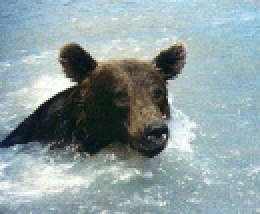
%> input picture source.jpg, 130 x 107 px (shown 2 times larger)
$ octave Task2_notyet_2.m   (GNU Octave 9; MATLAB toolbox functions it lacks are replaced by stand-ins)
%> lines starting %> are read from the running program, lines starting %| are printed output that depends on the picture; in (x1, y1, x2, y2) boxes, pixels count from 0 and x2, y2 are one past the last pixel; in counts of white or black regions, pixels touching at a corner belong together; the program's own positions count from 1
image=imread('source.jpg');
%> image is the input picture: size 107x130x3 uint8; mean R, G, B 141.7, 158.8, 161.4

[h w d]=size(image);
%> h = 107; w = 130; d = 3

U = double(reshape(image,w*h,d))/255;

%%
image_t = imread('target.jpg');
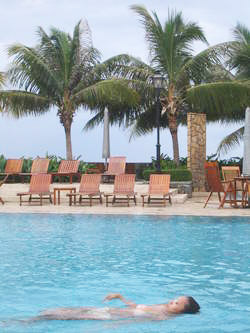
%> input picture target.jpg, 250 x 333 px
%> image_t is the input picture: size 333x250x3 uint8; mean R, G, B 147, 166.3, 172.4
image_s = imread('source.jpg');

image_s = imresize(image_s,0.6);
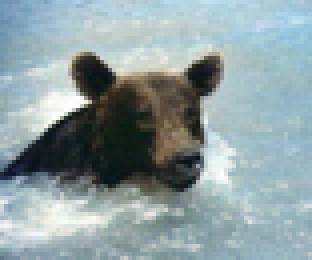
%> image_s: size 65x78x3 uint8 (shown 4 times larger); mean R, G, B 141.7, 158.8, 161.4

target = image_t(231:297,1:80,:);
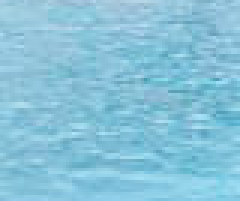
%> target: size 67x80x3 uint8 (shown 3 times larger); mean R, G, B 135, 194.9, 217.5
figure(1);
imshow(target);
target(2:66,2:79,:) = image_s;
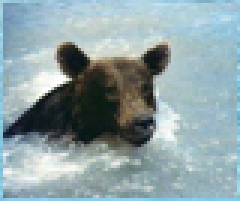
%> target: size 67x80x3 uint8 (shown 3 times larger); mean R, G, B 141.8, 161, 164.8
figure(2);
imshow(target);

[h w d]=size(target);
%> h = 67; w = 80
U = double(reshape(target,w*h,d))/255;
%% Construct gradient matrix
r = [];
c = [];
v = [];
z = 0;


r_s = [];
c_s = [];
v_s = [];

r_ss = [];
c_ss = [];
v_ss = [];

boundary_h = h;
%> boundary_h = 67
boundary_w = w;
%> boundary_w = 80

for k = 1:boundary_h
    j = 1;
    for i = 1:boundary_w-1
        r = [r,(k-1)*(boundary_w-1)+i];
        c = [c,k+(boundary_h*(i-1))];
        v = [ v,-1];

        r = [r,(k-1)*(boundary_w-1)+i];
        c = [c,k+(boundary_h*(i))];
        v = [v,1];
        j = j + boundary_h;
        q = k+(boundary_h*(i-1));
        % for select
        if (mod(q,boundary_h)==1 | mod(q,boundary_h)==0 | q <= boundary_h |  boundary_w*boundary_h-2*boundary_h< q)
            r_s = [r_s,(k-1)*(boundary_w-1)+i];
            c_s = [c_s,k+(boundary_h*(i-1))];
            v_s = [ v_s,-1];

            r_s = [r_s,(k-1)*(boundary_w-1)+i];
            c_s = [c_s,k+(boundary_h*(i))];
            v_s = [v_s,1];

            r_ss = [r_ss,(k-1)*(boundary_w-1)+i];
            c_ss = [c_ss,k+(boundary_h*(i))];
            v_ss = [v_ss,1];
        end


    end
end
%> after the loop, r_s = 576 values from 1 to 5293; r_ss = 288 values from 1 to 5293; v_ss = 288 values from 1 to 1
z = (boundary_w-1)*boundary_h; % 71862 rows, starts at 71863
for k = 1:boundary_w
    j = 1;
    for i = 1:boundary_h-1
        r = [r,(k-1)*(boundary_h-1)+i+z];
        c = [c,j+(k-1)*(boundary_h)];
        v = [ v,1];

        r = [r,(k-1)*(boundary_h-1)+i+z];
        c = [c,j+1+(k-1)*(boundary_h)];
        v = [v,-1];


        q = j+(k-1)*(boundary_h);
        % for select
        if ( mod(q,boundary_h)==1 | mod(q,boundary_h)==boundary_h-1 | q <= boundary_h |  boundary_w*boundary_h-boundary_h< q)
            r_s = [r_s,(k-1)*(boundary_h-1)+i+z];
            c_s = [c_s,j+(k-1)*(boundary_h)];
            v_s = [ v_s,1];

            r_s = [r_s,(k-1)*(boundary_h-1)+i+z];
            c_s = [c_s,j+1+(k-1)*(boundary_h)];
            v_s = [v_s,-1];

            r_ss = [r_ss,(k-1)*(boundary_h-1)+i+z];
            c_ss = [c_ss,j+1+(k-1)*(boundary_h)];
            v_ss = [v_ss,1];
        end
        j = j + 1;

    end
end
G = sparse(r,c,v,(boundary_h-1)*boundary_w+(boundary_w-1)*boundary_h,boundary_h*boundary_w);
S = sparse(r_s,c_s,v_s,(boundary_h-1)*boundary_w+(boundary_w-1)*boundary_h,boundary_h*boundary_w);
SS = sparse(r_ss,c_ss,v_ss,(boundary_h-1)*boundary_w+(boundary_w-1)*boundary_h,boundary_h*boundary_w);
GD = G-S;
%%

g = GD*U;

Ub = SS*U;
a = 0.2;
A = G'*G + a*SS'*SS;
% B = G'*g+a*S'*Ub;
B = G'*g+a*SS'*Ub;
U_after = A\B; % here, too small
% U_after = double(U_after>0).*U_after;
U_blending =uint8(reshape(U_after,h,w,d)*255);
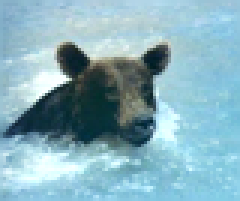
%> U_blending: size 67x80x3 uint8 (shown 3 times larger); mean R, G, B 135.3, 175.5, 187.6
image_t(231:297,1:80,:) = U_blending;
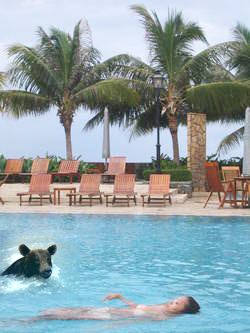
%> image_t: size 333x250x3 uint8; 6.44% of pixels changed, all inside (x1, y1, x2, y2) = (0, 230, 80, 297)
figure(1);
imshow(image_t);

%% Show images
%> (the run ends here)
